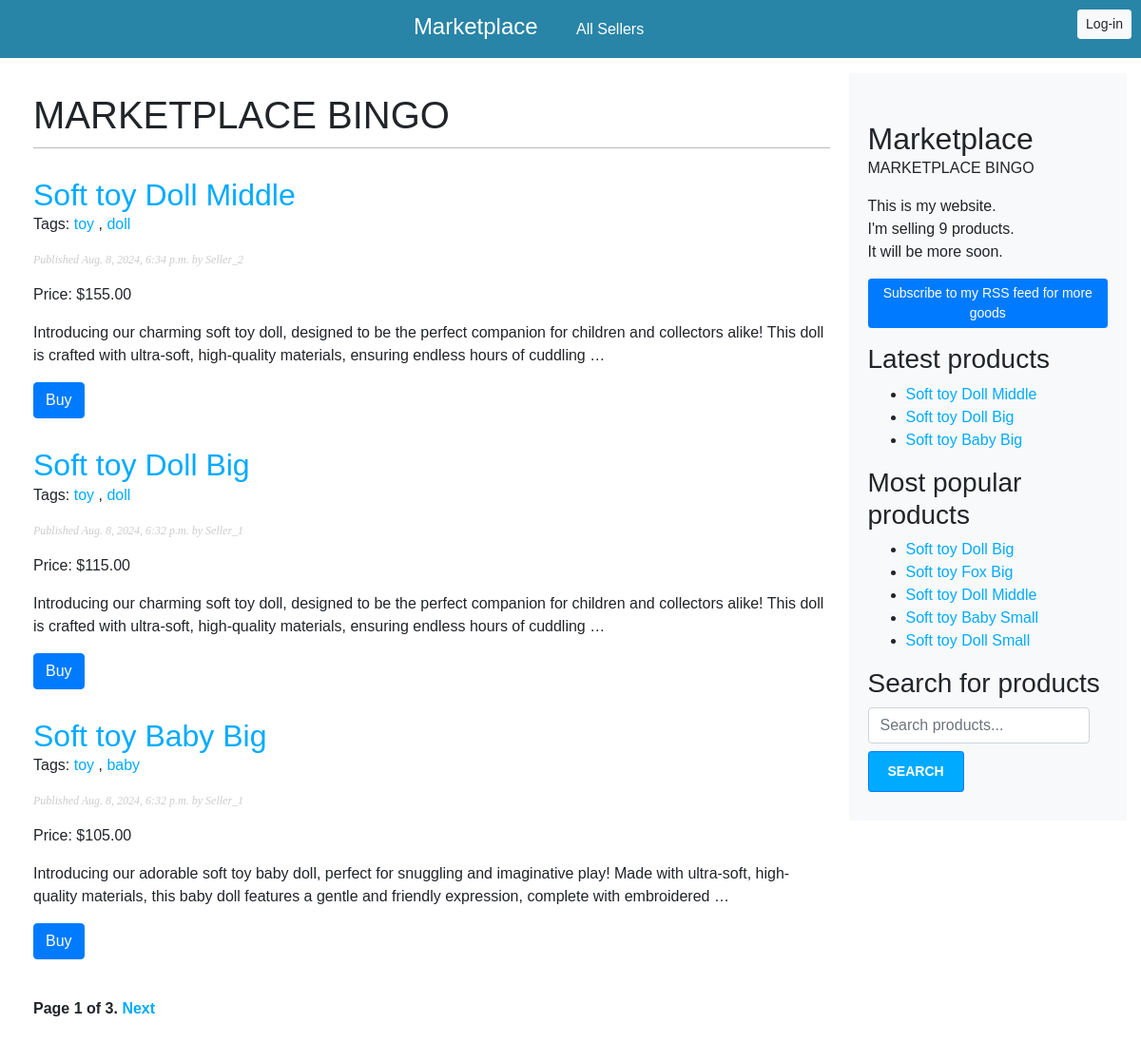
The page / on the database its author committed.
### marketplace/models.py (models this page shows, shortened)
class Product(models.Model):
    class Status(models.TextChoices):
        DRAFT = 'DF', 'Draft'
        PUBLISHED = 'PB', 'Published'
    title = models.CharField(max_length=250)
    slug = models.SlugField(max_length=250, unique_for_date='publish')
    price = models.DecimalField(max_digits=10, decimal_places=2)
    seller = models.ForeignKey(
        settings.AUTH_USER_MODEL,
        on_delete=models.CASCADE,
        related_name='marketplace_posts'
    )
    description = models.TextField()
    publish = models.DateTimeField(default=timezone.now)
    created = models.DateTimeField(auto_now_add=True)
    updated = models.DateTimeField(auto_now=True)
    status = models.CharField(
        max_length=2,
        choices=Status.choices,
        default=Status.DRAFT
    )
    average_rating = models.DecimalField(max_digits=3, decimal_places=2, default=0)
    objects = models.Manager()  # The default manager.
    published = PublishedManager()  # Our custom manager.
    tags = TaggableManager()
    class Meta:
        ordering = ['-publish']
        indexes = [
            models.Index(fields=['-publish']),
        ]
    def get_absolute_url(self):
        return reverse('marketplace:product_detail',
                       args=[
                           self.publish.year,
                           self.publish.month,
                           self.publish.day,
                           self.slug]
                       )

### marketplace/views.py (the view)
# urls.py: path('', views.product_list1, name='product_list'),
def product_list1(request, tag_slug=None):
    product_list = Product.published.all()
    tag = None
    if tag_slug:
        tag = get_object_or_404(Tag, slug=tag_slug)
        product_list = product_list.filter(tags__in=[tag])
    paginator = Paginator(product_list, 3)
    page_number = request.GET.get('page', 1)
    try:
        products = paginator.page(page_number)
    except PageNotAnInteger:
        products = paginator.page(1)
    except EmptyPage:
        products = paginator.page(paginator.num_pages)
    return render(
        request,
        'marketplace/product/list.html',
        {
            'products': products,
            'tag': tag,
            'page': products,
        }
    )

### marketplace/models.py (called while the page is built)
    def get_queryset(self):
        return (
            super().get_queryset().filter(status=Product.Status.PUBLISHED)
        )

### marketplace/templatetags/marketplace_tags.py (called while the page is built)
@register.simple_tag
def total_products():
    return Product.published.count()

@register.inclusion_tag('marketplace/product/latest_products.html')
def show_latest_products(count=5):
    latest_products = Product.published.order_by('-publish')[:count]
    return {'latest_products': latest_products}

@register.simple_tag
def get_most_commented_products(count=5):
    return Product.published.annotate(
        total_comments=Count('comments')
    ).order_by('-total_comments')[:count]

@register.filter(name='markdown')
def markdown_format(text):
    return mark_safe(markdown.markdown(text))

### marketplace/templates/marketplace/product/list.html (shortened to what this page needs)
{% extends "marketplace/base.html" %}
{% load marketplace_tags %}
{% block content %}
  <h1>MARKETPLACE BINGO</h1>
  {% for product in products %}
    <h2>
      <a href="{{ product.get_absolute_url }}">
        {{ product.title }}
       </a>
    </h2>
    <p class="tags">
      Tags:
      {% for tag in product.tags.all %}
        <a href="{% url "marketplace:product_list_by_tag" tag.slug %}">
          {{ tag.name }}
        </a>{% if not forloop.last %}, {% endif %}
      {% endfor %}
    </p>
    <p class="date">
      Published {{ product.publish }} by {{ product.seller }}
    </p>
    <p class="price">
      Price: ${{ product.price }}
    </p>
    {{ product.description|truncatewords:30|linebreaks }}
    <p>
        <a href="{{ product.get_absolute_url }}" class="btn btn-primary">Buy</a>
    </p>
  {% endfor %}
  {% include "pagination.html" with page=products %}
{% endblock %}

### marketplace/templates/marketplace/base.html (shortened to what this page needs)
{% load marketplace_tags %}
{% load static %}
<!DOCTYPE html>
<html lang="en">
<head>
    <link href="https://stackpath.bootstrapcdn.com/bootstrap/4.5.2/css/bootstrap.min.css" rel="stylesheet">
    <link href="{% static 'css/marketplace.css' %}" rel="stylesheet">
</head>
<body>
    <div id="header" class="container-fluid">
        <span class="logo">
            <a href="{% url 'marketplace:product_list' %}">Marketplace</a>
        </span>
        <div class="nav">
            <a href="{% url 'marketplace:seller_list' %}" class="nav-link">All Sellers</a>
        </div>
        {% if request.user.is_authenticated %}
            <span class="user float-right">
                Hello {{ request.user.first_name|default:request.user.username }},
                <form action="{% url "marketplace:logout" %}" method="post" class="d-inline">
                    <button type="submit" class="btn btn-sm btn-light">Logout</button>
                    {% csrf_token %}
                </form>
            </span>
        {% else %}
            <a href="{% url 'marketplace:login' %}" class="btn btn-sm btn-light float-right">Log-in</a>
        {% endif %}
    </div>
    <div id="container" class="container-fluid mt-3">
        <div id="content" class="col-md-9">
            {% block content %}
            {% endblock %}
        </div>
        <div id="sidebar" class="col-md-3">
            <h2>Marketplace</h2>
            <p>MARKETPLACE BINGO</p>
            <p>
                This is my website.<br>
                I'm selling {% total_products %} products.<br>
                It will be more soon.
            </p>
            <p>
                <a href="{% url "marketplace:product_feed" %}" class="btn btn-primary btn-sm">
                    Subscribe to my RSS feed for more goods
                </a>
            </p>
            <h3>Latest products</h3>
            {% show_latest_products 3 %}
            <h3>Most popular products</h3>
            {% get_most_commented_products as most_commented_products %}
            <ul>
                {% for product in most_commented_products %}
                <li>
                    <a href="{{ product.get_absolute_url }}">{{ product.title }}</a>
                </li>
                {% endfor %}
            </ul>
            <h3>Search for products</h3>
            <form method="get" action="{% url 'marketplace:product_search' %}" class="form-inline">
                <input type="text" name="query" placeholder="Search products..." class="form-control mb-2 mr-sm-2">
                <input type="submit" value="Search" class="btn btn-sm btn-primary">
            </form>
        </div>
    </div>
</body>
</html>

### marketplace/templates/pagination.html (shortened to what this page needs)
<div class="pagination">
  <span class="step-links">
    <span class="current">
      Page {{ page.number }} of {{ page.paginator.num_pages }}.
    </span>
    {% if page.has_next %}
      <a href="?page={{ page.next_page_number }}">Next</a>
    {% endif %}
  </span>
</div>

### marketplace/templates/marketplace/product/latest_products.html
<ul>
  {% for product in latest_products %}
    <li>
      <a href="{{ product.get_absolute_url }}">{{ product.title }}</a>
    </li>
  {% endfor %}
</ul>

### marketplace/static/css/marketplace.css (style rules this page uses)
body { margin:0; padding:0; font-family:helvetica, sans-serif; }
a { color:#00abff; text-decoration:none; }
h1 { font-weight:normal; border-bottom:1px solid #bbb; padding:0 0 10px 0; }
h2 { font-weight:normal; margin:30px 0 0; }
#content { float:left; width:60%; padding:0 0 0 30px; }
#sidebar { float:right; width:30%; padding:10px; background:#efefef; height:100%; }
p.date { color:#ccc; font-family: georgia, serif; font-size: 12px; font-style: italic; }
.pagination { margin:40px 0; font-weight:bold; }
input, textarea { clear:both; float:left; margin:0 0 10px; background:#ededed; border:0; padding:6px 10px; font-size:12px; }
input[type=submit] { font-weight:bold; background:#00abff; color:#fff; padding:10px 20px; font-size:14px; text-transform:uppercase; }

### marketplace/templates/marketplace/base.html (style rules this page uses)
#header { background-color: #2885a7; padding: 10px; color: white; text-align: center; }
#container { display: flex; flex-direction: row; }
#content { flex: 3; padding: 20px; }
#sidebar { flex: 1; padding: 20px; background-color: #f8f9fa; }
.logo a { color: white; text-decoration: none; font-size: 24px; }
.nav-link { color: white; margin-right: 15px; text-decoration: none; }
.nav { display: inline-block; margin-left: 20px; }

### rows shown on the page
Product: title "Soft toy Doll Middle", publish "Aug. 8, 2024, 6:34 p.m.", seller "Seller_2", price "155.00", description "Introducing our charming soft toy doll, designed to be the perfect companion for children and collectors alike! This doll is crafted with ultra-soft, high-quality materials, ensuring endless hours of cuddling …"
Tag: name "toy"
Tag: name "doll"
Product: title "Soft toy Doll Big", publish "Aug. 8, 2024, 6:32 p.m.", seller "Seller_1", price "115.00", description "Introducing our charming soft toy doll, designed to be the perfect companion for children and collectors alike! This doll is crafted with ultra-soft, high-quality materials, ensuring endless hours of cuddling …"
Product: title "Soft toy Baby Big", publish "Aug. 8, 2024, 6:32 p.m.", seller "Seller_1", price "105.00", description "Introducing our adorable soft toy baby doll, perfect for snuggling and imaginative play! Made with ultra-soft, high-quality materials, this baby doll features a gentle and friendly expression, complete with embroidered …"
Tag: name "baby"
Product: title "Soft toy Fox Big"
Product: title "Soft toy Baby Small"
Product: title "Soft toy Doll Small"

### other values the page prints
{{ page.number }} "1"
{{ page.paginator.num_pages }} "3"
